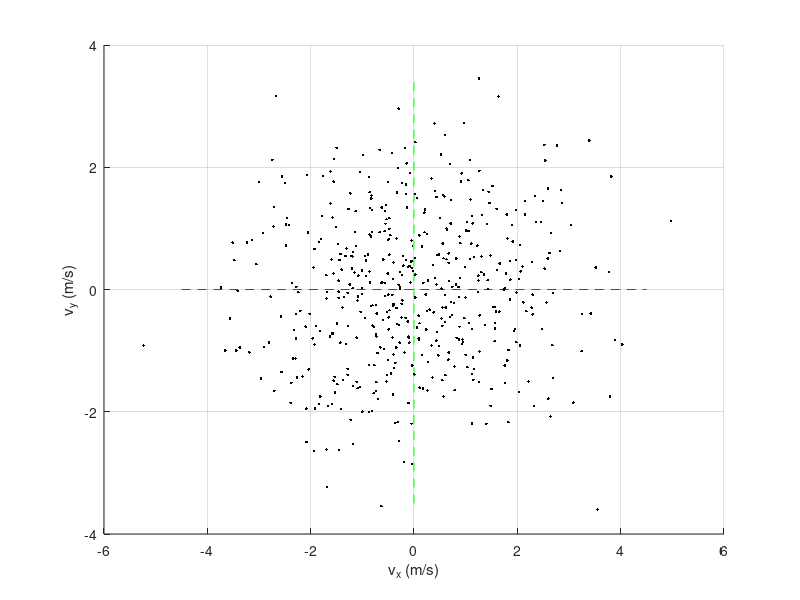

Recreate this plot in MATLAB. (Note: this script raises an error after producing the figure.)
clear; clc;

%% velocity command spread
N_s = 500; % velocity command samples

vx_max = 4.5;
vy_max = 3.5;
omega_max = 7.5;

cmd_sweep = zeros(N_s, 3);
for i = 1:N_s
    vx_samp = vx_max/3 * randn(1, 1);
    vy_samp = vy_max/3 * randn(1, 1);
    wz_samp = omega_max/3 * randn(1, 1);
    cmd_sweep(i,:) = [vx_samp, vy_samp, wz_samp];
end

figure;
hold on; grid on;
xlabel('v_x (m/s)'); ylabel('v_y (m/s)'); zlabel('\omega_z (rad/s)')
plot3(linspace(-vx_max, vx_max, 10),zeros(1, 10),zeros(1, 10),'r--')
plot3(zeros(1, 10),linspace(-vy_max, vy_max, 10),zeros(1, 10),'g--')
plot3(zeros(1, 10), zeros(1, 10),linspace(-omega_max, omega_max, 10),'c--')
for i = 1:N_s
    plot3(cmd_sweep(i, 1), cmd_sweep(i,2), cmd_sweep(i,3), 'k.')
end

%% save command sweep

SAVE_MATRIX = true;
if SAVE_MATRIX
    writematrix(cmd_sweep, 'cmd_sweep_tmp.csv');
end
